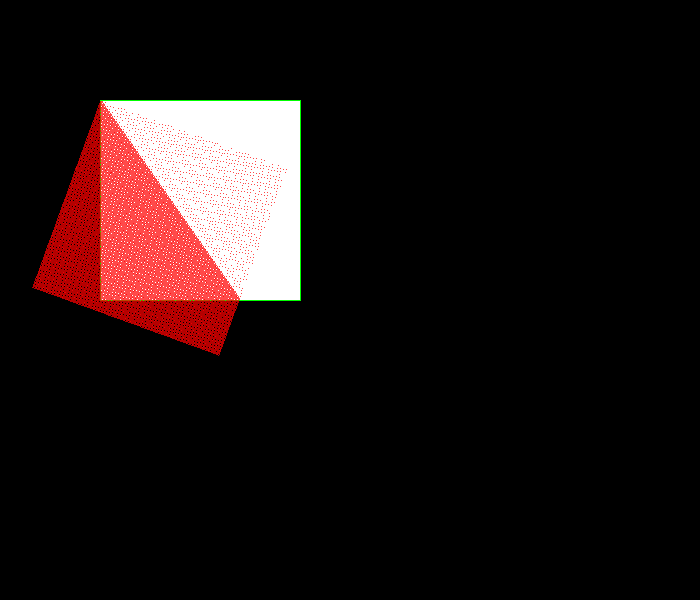
Frame 1 (no input)
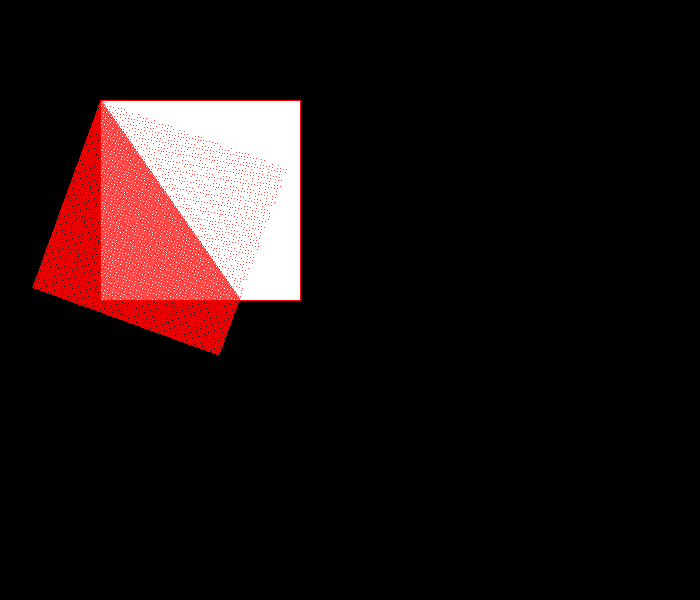
Frame 2 (the mouse pressed at the canvas centre, redrawn once)

The Processing sketch that drew these frames (run headless with seeded random() and noise(); the mouse was pressed at the canvas centre and the sketch redrawn once):

// Processing sketch: rotation
// ── rotation.pde
void setup() { 
  size(700, 600);
  background(0);
  stroke(0, 255, 0);
  noLoop();
}

/* Search all points in the screen.
*  If point is of the given color, 
*  rotate it by theta radians
*/
void sh2DRotation(float theta, int xr, int yr) {
  int i, j;
  color c;
  for (j = 0; j < width; j++)
    for (i = 0; i < height; i++) {
      c = get(i, j);
      if (c == color(255))
        point(xr + ((j - xr) * cos(theta)) - ((i - yr) * sin(theta)), yr + ((i - yr) * cos(theta)) + ((j - xr) * sin(theta)) );
    }
}

void draw() {
  rect(100, 100, 200, 200);
  //rect((width/2) + 100, (height/2) + 100, (width/2) + 120, (height/2) + 120
  stroke(255, 0, 0);
  sh2DRotation(20*TWO_PI/360.0, 100, 100);
}
